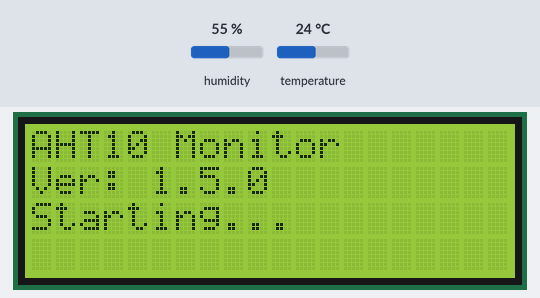
Simulated run of this sketch. Board: Arduino Uno, built with avr-gcc and run on an emulated ATmega328P. Shown: 20×4 character LCD. Inputs (shaded band) come from the test bench; at power-on: humidity 55 %, temperature 24 °C. What the sketch prints to the serial monitor is not drawn.

Above: at 1.2 s.
At 3.3 s:
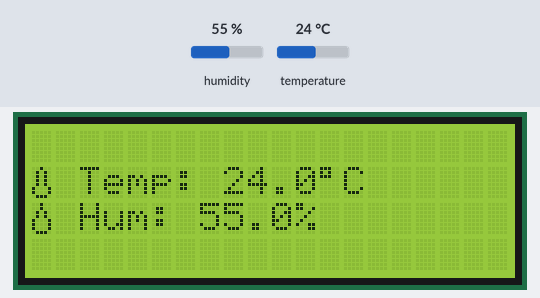
3.4 s: humidity set to 22 %
At 5.5 s:
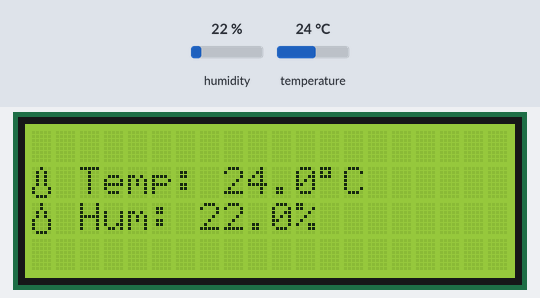
6.2 s: temperature set to 12 °C
At 7.6 s:
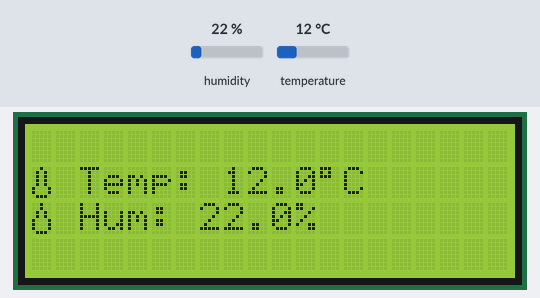
9.0 s: humidity set to 40 %
At 11.8 s:
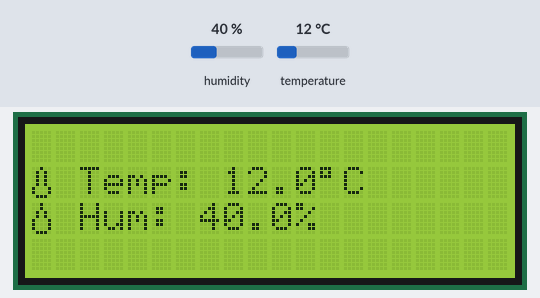
12.1 s: temperature set to 19 °C
Timing chart, 0 to 15.1 s (numbered marks = the images above; inputs shaded):
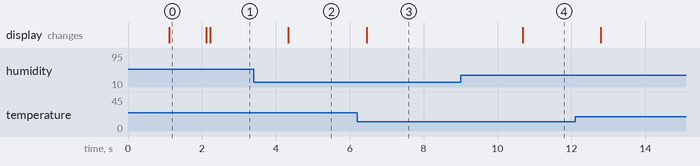

The sketch:

aht10.ino
```cpp
#include <Wire.h>
#include <Adafruit_Sensor.h>
#include <Adafruit_AHTX0.h>
#include <LiquidCrystal_I2C.h>

Adafruit_AHTX0 aht;
LiquidCrystal_I2C lcd(0x27, 20, 4); // LCD 2004, address 0x27

// Project Version
#define VERSION "1.5.0"

// Custom LCD Icons
byte tempIcon[8] = {
  B00100,
  B01010,
  B01010,
  B01010,
  B01010,
  B10001,
  B10001,
  B01110
};

byte dropIcon[8] = {
  B00100,
  B00100,
  B01010,
  B01010,
  B10001,
  B10001,
  B10001,
  B01110
};

void setup() {
  Serial.begin(9600);
  delay(1000);

  Serial.print("AHT10 Monitor v");
  Serial.println(VERSION);

  // Register custom characters
  lcd.createChar(0, tempIcon);
  lcd.createChar(1, dropIcon);

  // LCD Initialization
  lcd.init();
  lcd.backlight();
  lcd.setCursor(0, 0);
  lcd.print("AHT10 Monitor");
  lcd.setCursor(0, 1);
  lcd.print("Ver: ");
  lcd.print(VERSION);
  lcd.setCursor(0, 2);
  lcd.print("Starting...");

  if (!aht.begin()) {
    Serial.println("Could not find AHT10. Check wiring!");
    lcd.clear();
    lcd.setCursor(0, 0);
    lcd.print("AHT10 Error!");
    while (1) delay(10);
  }
  Serial.println("AHT10 found!");
  delay(1000);
  lcd.clear();
}

void loop() {
  sensors_event_t humidity, temp;
  aht.getEvent(&humidity, &temp);

  // Вывод в Serial
  Serial.print("Temperature: ");
  Serial.print(temp.temperature);
  Serial.print(" *C\t");

  Serial.print("Humidity: ");
  Serial.print(humidity.relative_humidity);
  Serial.println(" %");

  // Вывод на LCD 2004 с иконками
  lcd.setCursor(0, 1);
  lcd.write(byte(0)); // Иконка термометра
  lcd.print(" Temp: ");
  lcd.print(temp.temperature, 1);
  lcd.write(B11011111); // Символ градуса °
  lcd.print("C   ");

  lcd.setCursor(0, 2);
  lcd.write(byte(1)); // Иконка капли
  lcd.print(" Hum: ");
  lcd.print(humidity.relative_humidity, 1);
  lcd.print("%    ");

  delay(2000);
}
```

Measured:
- after the input at 3.4 s, the display: changes after 0.94 s (image 2)
- after the input at 6.2 s, the display: changes after 0.26 s (image 3)
- after the input at 9.0 s, the display: changes after 1.7 s (image 4)
- what the display in image 0 shows lasts 1.0 s, from 1.1 s to 2.1 s
